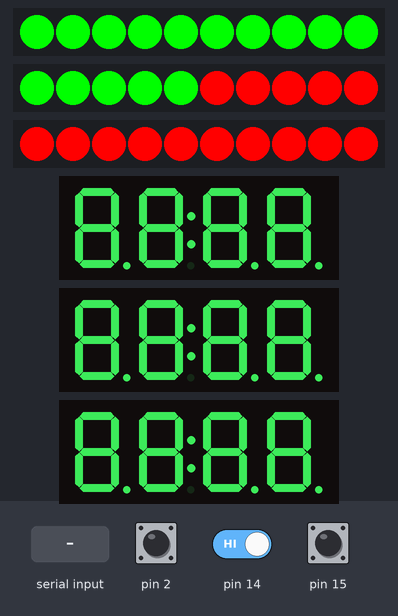
Simulated run of this sketch. Board: Arduino Uno, built with avr-gcc and run on an emulated ATmega328P. On the bench: 3 × 10 RGB LEDs in strip order, left to right, 3 × 4-digit seven-segment display. Inputs (shaded band) come from the test bench; at power-on: pin 2 HIGH, pin 14 HIGH, pin 15 HIGH. What the sketch prints to the serial monitor is not drawn.

Above: at 1.3 s.
1.4 s: "1" received over Serial
At 3.1 s:
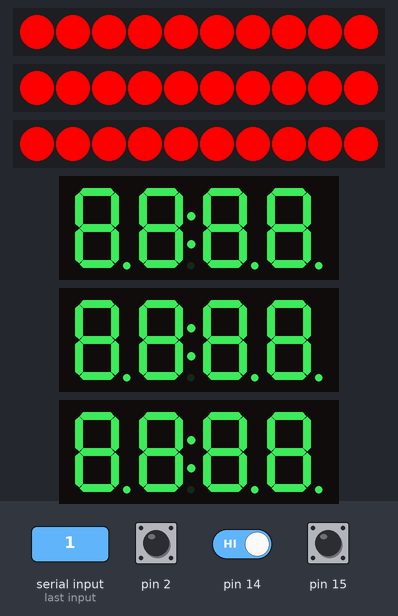
3.9 s: pin 2 pulled LOW for 0.15 s
5.5 s: pin 2 driven LOW and pin 14 driven LOW
7.0 s: pin 2 pulsed HIGH 5 times (0.12 s each, 0.3 s apart)
Timing chart, 0 to 10.0 s (numbered marks = the images above; inputs shaded):
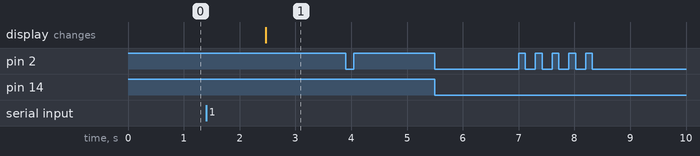

The sketch:

rule.ino
```cpp
#include <ArduinoJson.h>
#include <TM1637Display.h>
#include <Arduino.h>
#include <Adafruit_NeoPixel.h>
#ifdef __AVR__
#include <avr/power.h> // Required for 16 MHz Adafruit Trinket
#endif

#include <ezButton.h>

#define CLK_A 7
#define CLK_B 5
#define CLK_C 3

#define DIO_A 8
#define DIO_B 6
#define DIO_C 4

ezButton btns[] = {
    ezButton(2),
    ezButton(14),
    ezButton(15),
};
int btnStates[3] = {0, 0, 0};

// led strip
#define PIN_A 10
#define PIN_B 11
#define PIN_C 12
#define NUMPIXELS 10
Adafruit_NeoPixel pixelsA(NUMPIXELS, PIN_A, NEO_GRB + NEO_KHZ800);
Adafruit_NeoPixel pixelsB(NUMPIXELS, PIN_B, NEO_GRB + NEO_KHZ800);
Adafruit_NeoPixel pixelsC(NUMPIXELS, PIN_C, NEO_GRB + NEO_KHZ800);
#define TEST_DELAY 5

const uint8_t SEG_DONE[] = {
    SEG_B | SEG_C | SEG_D | SEG_E | SEG_G,         // d
    SEG_A | SEG_B | SEG_C | SEG_D | SEG_E | SEG_F, // O
    SEG_C | SEG_E | SEG_G,                         // n
    SEG_A | SEG_D | SEG_E | SEG_F | SEG_G          // E
};

bool win = false;
int numberA = 0;
int numberB = 0;
int numberC = 0;
int score = 0;

int btnStateA = 0;
int btnStateB = 0;
int btnStateC = 0;

TM1637Display displayA(CLK_A, DIO_A);
TM1637Display displayB(CLK_B, DIO_B);
TM1637Display displayC(CLK_C, DIO_C);

void readBtns()
{
    for (int i = 0; i < 3; i++)
    {
        // read diode state
        btnStates[i] = btns[i].getState();
    }
}

void setup()
{
    Serial.begin(9600);
    while (!Serial)
        continue;
    pixelsA.begin();
    pixelsB.begin();
    pixelsC.begin();

    uint8_t data[] = {0xff, 0xff, 0xff, 0xff};
    displayA.setBrightness(0x0f);
    displayB.setBrightness(0x0f);
    displayC.setBrightness(0x0f);
    displayA.setSegments(data);
    displayB.setSegments(data);
    displayC.setSegments(data);

    setProgress(15);
    displayNumber(10, displayA);
    displayNumber(892, displayB);
    displayNumber(2731, displayC);

    for (int i = 0; i < 3; i++)
    {
        btns[i].setDebounceTime(50);
    }

}

void displayNumber(int number, TM1637Display display)
{
    // leading zero is set to false
    display.showNumberDec(number, false);
}

void readJson(StaticJsonDocument<200> doc)
{
    win = doc["win"];
    numberA = doc["numbers"][0];
    numberB = doc["numbers"][1];
    numberC = doc["numbers"][2];
    score = doc["score"];
    if (!win)
    {
        displayNumber(numberA, displayA);
        displayNumber(numberB, displayB);
        displayNumber(numberC, displayC);
        setProgress(score);
    }
    else
    {
        displayA.setSegments(SEG_DONE);
        displayB.setSegments(SEG_DONE);
        displayC.setSegments(SEG_DONE);
        if (score < 15){
          // fail
            for (int i =0; i < NUMPIXELS; i ++){
              pixelsA.setPixelColor(i, pixelsA.Color(255, 0, 0));
              pixelsB.setPixelColor(i, pixelsB.Color(255, 0, 0));
              pixelsC.setPixelColor(i, pixelsC.Color(255, 0, 0));
              pixelsA.show();
              pixelsB.show();
              pixelsC.show();
              delay(50);
            }

        } else {
            for (int i =0; i < NUMPIXELS; i ++){
              pixelsA.setPixelColor(i, pixelsA.Color(0, 255, 0));
              pixelsB.setPixelColor(i, pixelsB.Color(0, 255, 0));
              pixelsC.setPixelColor(i, pixelsC.Color(0, 255, 0));
              pixelsA.show();
              pixelsB.show();
              pixelsC.show();
              delay(50);
            }
        }
    }
}


void setProgress(int progress)
{
  pixelsA.clear();
  pixelsB.clear();
  pixelsC.clear();
    for (int i = 0; i < NUMPIXELS; i++ ){
        if (i < progress)
            pixelsA.setPixelColor(i, pixelsA.Color(0, 255, 0));
        else
            pixelsA.setPixelColor(i, pixelsA.Color(255, 0, 0));
    }
    pixelsA.show();
    int secondProgress = progress - 10;
    for (int i = 0; i < NUMPIXELS; i++ ){
        if (i < secondProgress)
            pixelsB.setPixelColor(i, pixelsB.Color(0, 255, 0));
        else
            pixelsB.setPixelColor(i, pixelsB.Color(255, 0, 0));
    }
    pixelsB.show();
    int thirdProgress = progress - 20;
    for (int i = 0; i < NUMPIXELS; i++ ){
        if (i < thirdProgress)
            pixelsC.setPixelColor(i, pixelsC.Color(0, 255, 0));
        else
            pixelsC.setPixelColor(i, pixelsC.Color(255, 0, 0));
    }
    pixelsC.show();
    // Serial.println("#START");
    // Serial.println(secondProgress);
    // Serial.println(thirdProgress);
    // Serial.println("#END");
}


void sendJson(int state)
{
    StaticJsonDocument<100> doc;
    doc["ans"] = state;
    serializeJson(doc, Serial);
}


void readSerial(){
    if (Serial.available() > 0)
    {
        StaticJsonDocument<200> doc;
        DeserializationError error = deserializeJson(doc, Serial);
        if (error)
        {
            // Serial.print(F("deserializeJson() failed: "));
            // Serial.println(error.c_str());
            // return;
        }
        readJson(doc);
    }
}

void loop()
{
  // for (int i = 0; i < 30; i++){
  //   setProgress(i);
  //   delay(1500);
  //   Serial.println(i);
  // }
  readSerial();
  delay(TEST_DELAY);
  for (byte i = 0; i < 3; i++)
    btns[i].loop(); // MUST call the loop() function first

  for (byte i = 0; i < 3; i++){
    if (btns[i].isPressed()){
      // Serial.print(i);
      // Serial.print("is pressed\n");
      sendJson(i);
      delay(TEST_DELAY);
    }
  }
}
```

Measured:
- after the input at 3.9 s, every drawn part: stays the same
- after the input at 5.5 s, every drawn part: stays the same
- after the input at 7.0 s, every drawn part: stays the same
